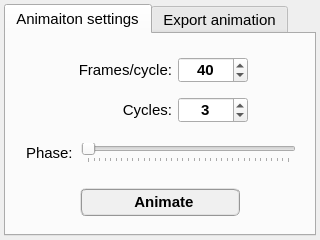
<?xml version="1.0" encoding="UTF-8"?>
<ui version="4.0">
 <class>Form</class>
 <widget class="QWidget" name="Form">
  <property name="geometry">
   <rect>
    <x>0</x>
    <y>0</y>
    <width>320</width>
    <height>240</height>
   </rect>
  </property>
  <property name="minimumSize">
   <size>
    <width>320</width>
    <height>240</height>
   </size>
  </property>
  <property name="maximumSize">
   <size>
    <width>16777215</width>
    <height>240</height>
   </size>
  </property>
  <property name="windowTitle">
   <string>Form</string>
  </property>
  <layout class="QGridLayout" name="gridLayout">
   <property name="leftMargin">
    <number>4</number>
   </property>
   <property name="topMargin">
    <number>4</number>
   </property>
   <property name="rightMargin">
    <number>4</number>
   </property>
   <property name="bottomMargin">
    <number>4</number>
   </property>
   <property name="spacing">
    <number>4</number>
   </property>
   <item row="0" column="0">
    <widget class="QFrame" name="frame">
     <property name="minimumSize">
      <size>
       <width>300</width>
       <height>200</height>
      </size>
     </property>
     <property name="maximumSize">
      <size>
       <width>500</width>
       <height>300</height>
      </size>
     </property>
     <property name="frameShape">
      <enum>QFrame::NoFrame</enum>
     </property>
     <property name="frameShadow">
      <enum>QFrame::Raised</enum>
     </property>
     <layout class="QGridLayout" name="gridLayout_7">
      <property name="leftMargin">
       <number>0</number>
      </property>
      <property name="topMargin">
       <number>0</number>
      </property>
      <property name="rightMargin">
       <number>0</number>
      </property>
      <property name="bottomMargin">
       <number>0</number>
      </property>
      <property name="spacing">
       <number>0</number>
      </property>
      <item row="1" column="0">
       <widget class="QTabWidget" name="tabWidget_animation">
        <property name="font">
         <font>
          <family>MS Shell Dlg 2</family>
          <pointsize>11</pointsize>
          <weight>50</weight>
          <italic>false</italic>
          <bold>false</bold>
         </font>
        </property>
        <property name="currentIndex">
         <number>0</number>
        </property>
        <widget class="QWidget" name="tab_main">
         <attribute name="title">
          <string>Animaiton settings</string>
         </attribute>
         <layout class="QGridLayout" name="gridLayout_12">
          <item row="4" column="0">
           <widget class="QFrame" name="frame_8">
            <property name="frameShape">
             <enum>QFrame::NoFrame</enum>
            </property>
            <property name="frameShadow">
             <enum>QFrame::Raised</enum>
            </property>
            <layout class="QGridLayout" name="gridLayout_9">
             <item row="0" column="2">
              <widget class="QFrame" name="frame_10">
               <property name="frameShape">
                <enum>QFrame::NoFrame</enum>
               </property>
               <property name="frameShadow">
                <enum>QFrame::Raised</enum>
               </property>
              </widget>
             </item>
             <item row="0" column="0">
              <widget class="QFrame" name="frame_9">
               <property name="frameShape">
                <enum>QFrame::NoFrame</enum>
               </property>
               <property name="frameShadow">
                <enum>QFrame::Raised</enum>
               </property>
              </widget>
             </item>
             <item row="0" column="1">
              <widget class="QPushButton" name="pushButton_animate">
               <property name="minimumSize">
                <size>
                 <width>160</width>
                 <height>28</height>
                </size>
               </property>
               <property name="maximumSize">
                <size>
                 <width>160</width>
                 <height>28</height>
                </size>
               </property>
               <property name="font">
                <font>
                 <family>MS Shell Dlg 2</family>
                 <pointsize>11</pointsize>
                 <weight>75</weight>
                 <italic>false</italic>
                 <bold>true</bold>
                </font>
               </property>
               <property name="styleSheet">
                <string notr="true">QPushButton{border-radius: 6px; border-color: rgb(150, 150, 150); border-style: ridge; border-width: 2px; color: rgb(0, 0, 0); background-color: rgb(240, 240, 240); font: 75 bold 11pt &quot;MS Shell Dlg 2&quot;}
QPushButton:hover{border-radius: 6px; border-color: rgb(0, 170, 255); border-style: ridge; border-width: 2px; color: rgb(0, 0, 0); background-color: rgba(174, 213, 255, 100); font: 75 bold 11pt &quot;MS Shell Dlg 2&quot;}
QPushButton:pressed{border-radius: 6px; border-color: rgb(0, 170, 255); border-style: ridge; border-width: 3px; color: rgb(0, 0, 0); background-color: rgb(174, 213, 255); font: 75 bold 11pt &quot;MS Shell Dlg 2&quot;}</string>
               </property>
               <property name="text">
                <string>  Animate</string>
               </property>
               <property name="icon">
                <iconset>
                 <normaloff>../../../../../data/icons/play_pause.png</normaloff>../../../../../data/icons/play_pause.png</iconset>
               </property>
               <property name="iconSize">
                <size>
                 <width>20</width>
                 <height>20</height>
                </size>
               </property>
              </widget>
             </item>
            </layout>
           </widget>
          </item>
          <item row="2" column="0">
           <widget class="QFrame" name="frame_11">
            <property name="frameShape">
             <enum>QFrame::NoFrame</enum>
            </property>
            <property name="frameShadow">
             <enum>QFrame::Raised</enum>
            </property>
            <layout class="QGridLayout" name="gridLayout_10">
             <property name="leftMargin">
              <number>4</number>
             </property>
             <property name="topMargin">
              <number>4</number>
             </property>
             <property name="rightMargin">
              <number>4</number>
             </property>
             <property name="bottomMargin">
              <number>4</number>
             </property>
             <property name="horizontalSpacing">
              <number>6</number>
             </property>
             <property name="verticalSpacing">
              <number>4</number>
             </property>
             <item row="0" column="1">
              <widget class="QLabel" name="label_cycles">
               <property name="minimumSize">
                <size>
                 <width>100</width>
                 <height>26</height>
                </size>
               </property>
               <property name="maximumSize">
                <size>
                 <width>100</width>
                 <height>26</height>
                </size>
               </property>
               <property name="font">
                <font>
                 <weight>50</weight>
                 <italic>false</italic>
                 <bold>false</bold>
                </font>
               </property>
               <property name="text">
                <string>Cycles:</string>
               </property>
               <property name="alignment">
                <set>Qt::AlignRight|Qt::AlignTrailing|Qt::AlignVCenter</set>
               </property>
              </widget>
             </item>
             <item row="0" column="2">
              <widget class="QSpinBox" name="spinBox_cycles">
               <property name="minimumSize">
                <size>
                 <width>70</width>
                 <height>26</height>
                </size>
               </property>
               <property name="maximumSize">
                <size>
                 <width>70</width>
                 <height>26</height>
                </size>
               </property>
               <property name="font">
                <font>
                 <family>Arial</family>
                 <pointsize>11</pointsize>
                 <weight>75</weight>
                 <bold>true</bold>
                </font>
               </property>
               <property name="styleSheet">
                <string notr="true"/>
               </property>
               <property name="wrapping">
                <bool>false</bool>
               </property>
               <property name="frame">
                <bool>true</bool>
               </property>
               <property name="alignment">
                <set>Qt::AlignCenter</set>
               </property>
               <property name="prefix">
                <string/>
               </property>
               <property name="minimum">
                <number>1</number>
               </property>
               <property name="maximum">
                <number>20</number>
               </property>
               <property name="singleStep">
                <number>1</number>
               </property>
               <property name="value">
                <number>3</number>
               </property>
              </widget>
             </item>
             <item row="0" column="3">
              <widget class="QFrame" name="frame_12">
               <property name="frameShape">
                <enum>QFrame::NoFrame</enum>
               </property>
               <property name="frameShadow">
                <enum>QFrame::Raised</enum>
               </property>
              </widget>
             </item>
             <item row="0" column="0">
              <widget class="QFrame" name="frame_16">
               <property name="frameShape">
                <enum>QFrame::NoFrame</enum>
               </property>
               <property name="frameShadow">
                <enum>QFrame::Raised</enum>
               </property>
              </widget>
             </item>
            </layout>
           </widget>
          </item>
          <item row="3" column="0">
           <widget class="QFrame" name="frame_slider">
            <property name="frameShape">
             <enum>QFrame::NoFrame</enum>
            </property>
            <property name="frameShadow">
             <enum>QFrame::Raised</enum>
            </property>
            <layout class="QGridLayout" name="gridLayout_4">
             <item row="0" column="0">
              <widget class="QFrame" name="frame_phase_label">
               <property name="frameShape">
                <enum>QFrame::NoFrame</enum>
               </property>
               <property name="frameShadow">
                <enum>QFrame::Raised</enum>
               </property>
               <layout class="QGridLayout" name="gridLayout_5">
                <property name="leftMargin">
                 <number>2</number>
                </property>
                <property name="topMargin">
                 <number>2</number>
                </property>
                <property name="rightMargin">
                 <number>2</number>
                </property>
                <property name="bottomMargin">
                 <number>2</number>
                </property>
                <property name="spacing">
                 <number>2</number>
                </property>
                <item row="0" column="0">
                 <widget class="QLabel" name="label_2">
                  <property name="font">
                   <font>
                    <pointsize>11</pointsize>
                   </font>
                  </property>
                  <property name="text">
                   <string>Phase:</string>
                  </property>
                 </widget>
                </item>
               </layout>
              </widget>
             </item>
             <item row="0" column="1">
              <widget class="QSlider" name="phase_slider">
               <property name="maximum">
                <number>360</number>
               </property>
               <property name="orientation">
                <enum>Qt::Horizontal</enum>
               </property>
               <property name="tickPosition">
                <enum>QSlider::TicksBelow</enum>
               </property>
              </widget>
             </item>
            </layout>
           </widget>
          </item>
          <item row="1" column="0">
           <widget class="QFrame" name="frame_13">
            <property name="frameShape">
             <enum>QFrame::NoFrame</enum>
            </property>
            <property name="frameShadow">
             <enum>QFrame::Raised</enum>
            </property>
            <layout class="QGridLayout" name="gridLayout_11">
             <property name="leftMargin">
              <number>4</number>
             </property>
             <property name="topMargin">
              <number>4</number>
             </property>
             <property name="rightMargin">
              <number>4</number>
             </property>
             <property name="bottomMargin">
              <number>4</number>
             </property>
             <property name="horizontalSpacing">
              <number>6</number>
             </property>
             <property name="verticalSpacing">
              <number>4</number>
             </property>
             <item row="0" column="1">
              <widget class="QLabel" name="label_frames">
               <property name="minimumSize">
                <size>
                 <width>100</width>
                 <height>26</height>
                </size>
               </property>
               <property name="maximumSize">
                <size>
                 <width>100</width>
                 <height>26</height>
                </size>
               </property>
               <property name="font">
                <font>
                 <family>MS Shell Dlg 2</family>
                 <pointsize>11</pointsize>
                 <weight>50</weight>
                 <italic>false</italic>
                 <bold>false</bold>
                </font>
               </property>
               <property name="text">
                <string>Frames/cycle:</string>
               </property>
               <property name="alignment">
                <set>Qt::AlignRight|Qt::AlignTrailing|Qt::AlignVCenter</set>
               </property>
              </widget>
             </item>
             <item row="0" column="2">
              <widget class="QSpinBox" name="spinBox_frames">
               <property name="minimumSize">
                <size>
                 <width>70</width>
                 <height>26</height>
                </size>
               </property>
               <property name="maximumSize">
                <size>
                 <width>70</width>
                 <height>26</height>
                </size>
               </property>
               <property name="font">
                <font>
                 <family>Arial</family>
                 <pointsize>11</pointsize>
                 <weight>75</weight>
                 <bold>true</bold>
                </font>
               </property>
               <property name="styleSheet">
                <string notr="true"/>
               </property>
               <property name="wrapping">
                <bool>false</bool>
               </property>
               <property name="frame">
                <bool>true</bool>
               </property>
               <property name="alignment">
                <set>Qt::AlignCenter</set>
               </property>
               <property name="prefix">
                <string/>
               </property>
               <property name="minimum">
                <number>20</number>
               </property>
               <property name="maximum">
                <number>120</number>
               </property>
               <property name="singleStep">
                <number>10</number>
               </property>
               <property name="value">
                <number>40</number>
               </property>
              </widget>
             </item>
             <item row="0" column="3">
              <widget class="QFrame" name="frame_14">
               <property name="frameShape">
                <enum>QFrame::NoFrame</enum>
               </property>
               <property name="frameShadow">
                <enum>QFrame::Raised</enum>
               </property>
              </widget>
             </item>
             <item row="0" column="0">
              <widget class="QFrame" name="frame_15">
               <property name="frameShape">
                <enum>QFrame::NoFrame</enum>
               </property>
               <property name="frameShadow">
                <enum>QFrame::Raised</enum>
               </property>
              </widget>
             </item>
            </layout>
           </widget>
          </item>
          <item row="0" column="0">
           <widget class="QFrame" name="frame_17">
            <property name="frameShape">
             <enum>QFrame::NoFrame</enum>
            </property>
            <property name="frameShadow">
             <enum>QFrame::Raised</enum>
            </property>
            <layout class="QGridLayout" name="gridLayout_13">
             <property name="leftMargin">
              <number>2</number>
             </property>
             <property name="topMargin">
              <number>2</number>
             </property>
             <property name="rightMargin">
              <number>2</number>
             </property>
             <property name="bottomMargin">
              <number>2</number>
             </property>
             <property name="spacing">
              <number>2</number>
             </property>
            </layout>
           </widget>
          </item>
         </layout>
        </widget>
        <widget class="QWidget" name="tab_export">
         <attribute name="title">
          <string>Export animation</string>
         </attribute>
         <layout class="QGridLayout" name="gridLayout_8">
          <item row="0" column="0">
           <widget class="QFrame" name="frame_18">
            <property name="maximumSize">
             <size>
              <width>16777215</width>
              <height>40</height>
             </size>
            </property>
            <property name="frameShape">
             <enum>QFrame::NoFrame</enum>
            </property>
            <property name="frameShadow">
             <enum>QFrame::Raised</enum>
            </property>
            <layout class="QGridLayout" name="gridLayout_14">
             <property name="leftMargin">
              <number>4</number>
             </property>
             <property name="topMargin">
              <number>4</number>
             </property>
             <property name="rightMargin">
              <number>4</number>
             </property>
             <property name="bottomMargin">
              <number>4</number>
             </property>
             <property name="spacing">
              <number>4</number>
             </property>
             <item row="0" column="1">
              <widget class="QPushButton" name="pushButton_clean">
               <property name="minimumSize">
                <size>
                 <width>70</width>
                 <height>26</height>
                </size>
               </property>
               <property name="maximumSize">
                <size>
                 <width>70</width>
                 <height>26</height>
                </size>
               </property>
               <property name="font">
                <font>
                 <family>MS Shell Dlg 2</family>
                 <pointsize>10</pointsize>
                 <weight>75</weight>
                 <italic>false</italic>
                 <bold>true</bold>
                </font>
               </property>
               <property name="styleSheet">
                <string notr="true">QPushButton{border-radius: 6px; border-color: rgb(150, 150, 150); border-style: ridge; border-width: 2px; color: rgb(0, 0, 0); background-color: rgb(240, 240, 240); font: 75 bold 10pt &quot;MS Shell Dlg 2&quot;}
QPushButton:hover{border-radius: 6px; border-color: rgb(0, 170, 255); border-style: ridge; border-width: 2px; color: rgb(0, 0, 0); background-color: rgba(174, 213, 255, 100); font: 75 bold 10pt &quot;MS Shell Dlg 2&quot;}
QPushButton:pressed{border-radius: 6px; border-color: rgb(0, 170, 255); border-style: ridge; border-width: 3px; color: rgb(0, 0, 0); background-color: rgb(174, 213, 255); font: 75 bold 10pt &quot;MS Shell Dlg 2&quot;}</string>
               </property>
               <property name="text">
                <string>Reset</string>
               </property>
               <property name="iconSize">
                <size>
                 <width>22</width>
                 <height>22</height>
                </size>
               </property>
              </widget>
             </item>
             <item row="0" column="0">
              <widget class="QLabel" name="label_4">
               <property name="font">
                <font>
                 <pointsize>10</pointsize>
                </font>
               </property>
               <property name="text">
                <string/>
               </property>
               <property name="alignment">
                <set>Qt::AlignCenter</set>
               </property>
              </widget>
             </item>
            </layout>
           </widget>
          </item>
          <item row="1" column="0">
           <widget class="QFrame" name="frame_5">
            <property name="maximumSize">
             <size>
              <width>16777215</width>
              <height>48</height>
             </size>
            </property>
            <property name="frameShape">
             <enum>QFrame::NoFrame</enum>
            </property>
            <property name="frameShadow">
             <enum>QFrame::Raised</enum>
            </property>
            <layout class="QGridLayout" name="gridLayout_15">
             <property name="leftMargin">
              <number>6</number>
             </property>
             <property name="topMargin">
              <number>6</number>
             </property>
             <property name="rightMargin">
              <number>6</number>
             </property>
             <property name="bottomMargin">
              <number>6</number>
             </property>
             <item row="0" column="0">
              <widget class="QLineEdit" name="lineEdit_FileName">
               <property name="minimumSize">
                <size>
                 <width>200</width>
                 <height>26</height>
                </size>
               </property>
               <property name="maximumSize">
                <size>
                 <width>300</width>
                 <height>26</height>
                </size>
               </property>
               <property name="font">
                <font>
                 <pointsize>9</pointsize>
                 <weight>50</weight>
                 <italic>false</italic>
                 <bold>false</bold>
                </font>
               </property>
               <property name="toolTip">
                <string>&lt;html&gt;&lt;head/&gt;&lt;body&gt;&lt;p&gt;&lt;span style=&quot; font-weight:400; font-style:normal;&quot;&gt;Insert a file name to export the animation file&lt;/span&gt;&lt;/p&gt;&lt;/body&gt;&lt;/html&gt;</string>
               </property>
               <property name="layoutDirection">
                <enum>Qt::LeftToRight</enum>
               </property>
               <property name="styleSheet">
                <string notr="true">color: rgb(0, 0, 0);
background-color: rgb(255, 255, 255);</string>
               </property>
               <property name="text">
                <string/>
               </property>
               <property name="alignment">
                <set>Qt::AlignCenter</set>
               </property>
              </widget>
             </item>
             <item row="0" column="1">
              <widget class="QComboBox" name="comboBox_file_format">
               <property name="minimumSize">
                <size>
                 <width>70</width>
                 <height>26</height>
                </size>
               </property>
               <property name="maximumSize">
                <size>
                 <width>70</width>
                 <height>26</height>
                </size>
               </property>
               <property name="font">
                <font>
                 <family>MS Shell Dlg 2</family>
                 <pointsize>11</pointsize>
                 <weight>50</weight>
                 <italic>false</italic>
                 <bold>false</bold>
                </font>
               </property>
               <property name="toolTip">
                <string>&lt;html&gt;&lt;head/&gt;&lt;body&gt;&lt;p&gt;Select the file extension&lt;/p&gt;&lt;/body&gt;&lt;/html&gt;</string>
               </property>
               <property name="styleSheet">
                <string notr="true">QComboBox{border-radius: 2px; border-color: rgb(150, 150, 150); border-style: ridge; border-width: 2px; color: rgb(0, 0, 0); background-color: rgb(240, 240, 240); font: 11pt &quot;MS Shell Dlg 2&quot;}
QComboBox:hover{border-radius: 2px; border-color: rgb(0, 170, 255); border-style: ridge; border-width: 2px; color: rgb(0, 0, 0); background-color: rgba(174, 213, 255, 100); font: 11pt &quot;MS Shell Dlg 2&quot;}
QComboBox:pressed{border-radius: 2px; border-color: rgb(0, 170, 255); border-style: ridge; border-width: 3px; color: rgb(0, 0, 0); background-color: rgb(174, 213, 255); font: 11pt &quot;MS Shell Dlg 2&quot;}</string>
               </property>
               <property name="editable">
                <bool>false</bool>
               </property>
               <property name="currentIndex">
                <number>1</number>
               </property>
               <property name="maxVisibleItems">
                <number>4</number>
               </property>
               <item>
                <property name="text">
                 <string>  .avi</string>
                </property>
               </item>
               <item>
                <property name="text">
                 <string> .mp4</string>
                </property>
               </item>
               <item>
                <property name="text">
                 <string> .ogv</string>
                </property>
               </item>
               <item>
                <property name="text">
                 <string>.mpeg</string>
                </property>
               </item>
              </widget>
             </item>
            </layout>
           </widget>
          </item>
          <item row="2" column="0">
           <widget class="QFrame" name="frame_4">
            <property name="maximumSize">
             <size>
              <width>16777215</width>
              <height>60</height>
             </size>
            </property>
            <property name="frameShape">
             <enum>QFrame::NoFrame</enum>
            </property>
            <property name="frameShadow">
             <enum>QFrame::Raised</enum>
            </property>
            <layout class="QGridLayout" name="gridLayout_3">
             <property name="leftMargin">
              <number>6</number>
             </property>
             <property name="topMargin">
              <number>6</number>
             </property>
             <property name="rightMargin">
              <number>6</number>
             </property>
             <property name="bottomMargin">
              <number>6</number>
             </property>
             <property name="spacing">
              <number>6</number>
             </property>
             <item row="0" column="0">
              <widget class="QLabel" name="label_export_path">
               <property name="enabled">
                <bool>false</bool>
               </property>
               <property name="minimumSize">
                <size>
                 <width>200</width>
                 <height>42</height>
                </size>
               </property>
               <property name="maximumSize">
                <size>
                 <width>300</width>
                 <height>42</height>
                </size>
               </property>
               <property name="font">
                <font>
                 <family>Arial</family>
                 <pointsize>9</pointsize>
                 <weight>50</weight>
                 <italic>true</italic>
                 <bold>false</bold>
                </font>
               </property>
               <property name="styleSheet">
                <string notr="true">color: rgb(0, 0, 255);
background-color: rgb(255, 255, 255);</string>
               </property>
               <property name="frameShape">
                <enum>QFrame::Box</enum>
               </property>
               <property name="text">
                <string>&lt;Folder path&gt;</string>
               </property>
               <property name="alignment">
                <set>Qt::AlignCenter</set>
               </property>
               <property name="wordWrap">
                <bool>true</bool>
               </property>
              </widget>
             </item>
             <item row="0" column="1">
              <widget class="QPushButton" name="pushButton_ChooseFolderExport">
               <property name="minimumSize">
                <size>
                 <width>42</width>
                 <height>42</height>
                </size>
               </property>
               <property name="maximumSize">
                <size>
                 <width>42</width>
                 <height>42</height>
                </size>
               </property>
               <property name="font">
                <font>
                 <family>Arial</family>
                 <pointsize>11</pointsize>
                 <weight>75</weight>
                 <italic>true</italic>
                 <bold>true</bold>
                </font>
               </property>
               <property name="toolTip">
                <string>&lt;html&gt;&lt;head/&gt;&lt;body&gt;&lt;p&gt;&lt;span style=&quot; font-weight:400; font-style:normal;&quot;&gt;Choose a folder&lt;/span&gt;&lt;/p&gt;&lt;/body&gt;&lt;/html&gt;</string>
               </property>
               <property name="text">
                <string/>
               </property>
               <property name="icon">
                <iconset>
                 <normaloff>../../../../../data/icons/loadProject.png</normaloff>../../../../../data/icons/loadProject.png</iconset>
               </property>
               <property name="iconSize">
                <size>
                 <width>26</width>
                 <height>26</height>
                </size>
               </property>
              </widget>
             </item>
            </layout>
           </widget>
          </item>
          <item row="3" column="0">
           <widget class="QFrame" name="frame_19">
            <property name="maximumSize">
             <size>
              <width>16777215</width>
              <height>48</height>
             </size>
            </property>
            <property name="frameShape">
             <enum>QFrame::NoFrame</enum>
            </property>
            <property name="frameShadow">
             <enum>QFrame::Raised</enum>
            </property>
            <layout class="QGridLayout" name="gridLayout_16">
             <property name="leftMargin">
              <number>0</number>
             </property>
             <property name="topMargin">
              <number>0</number>
             </property>
             <property name="rightMargin">
              <number>0</number>
             </property>
             <property name="bottomMargin">
              <number>0</number>
             </property>
             <property name="spacing">
              <number>0</number>
             </property>
             <item row="0" column="0">
              <widget class="QPushButton" name="pushButton_export_animation">
               <property name="minimumSize">
                <size>
                 <width>180</width>
                 <height>28</height>
                </size>
               </property>
               <property name="maximumSize">
                <size>
                 <width>180</width>
                 <height>28</height>
                </size>
               </property>
               <property name="font">
                <font>
                 <family>MS Shell Dlg 2</family>
                 <pointsize>11</pointsize>
                 <weight>75</weight>
                 <italic>false</italic>
                 <bold>true</bold>
                </font>
               </property>
               <property name="styleSheet">
                <string notr="true">QPushButton{border-radius: 6px; border-color: rgb(150, 150, 150); border-style: ridge; border-width: 2px; color: rgb(0, 0, 0); background-color: rgb(240, 240, 240); font: 75 bold 11pt &quot;MS Shell Dlg 2&quot;}
QPushButton:hover{border-radius: 6px; border-color: rgb(0, 170, 255); border-style: ridge; border-width: 2px; color: rgb(0, 0, 0); background-color: rgba(174, 213, 255, 100); font: 75 bold 11pt &quot;MS Shell Dlg 2&quot;}
QPushButton:pressed{border-radius: 6px; border-color: rgb(0, 170, 255); border-style: ridge; border-width: 3px; color: rgb(0, 0, 0); background-color: rgb(174, 213, 255); font: 75 bold 11pt &quot;MS Shell Dlg 2&quot;}</string>
               </property>
               <property name="text">
                <string>Export animation</string>
               </property>
               <property name="icon">
                <iconset>
                 <normaloff>../../../../../data/icons/008-diskette.png</normaloff>../../../../../data/icons/008-diskette.png</iconset>
               </property>
               <property name="iconSize">
                <size>
                 <width>24</width>
                 <height>24</height>
                </size>
               </property>
              </widget>
             </item>
            </layout>
           </widget>
          </item>
         </layout>
        </widget>
       </widget>
      </item>
     </layout>
    </widget>
   </item>
  </layout>
 </widget>
 <resources/>
 <connections/>
</ui>
